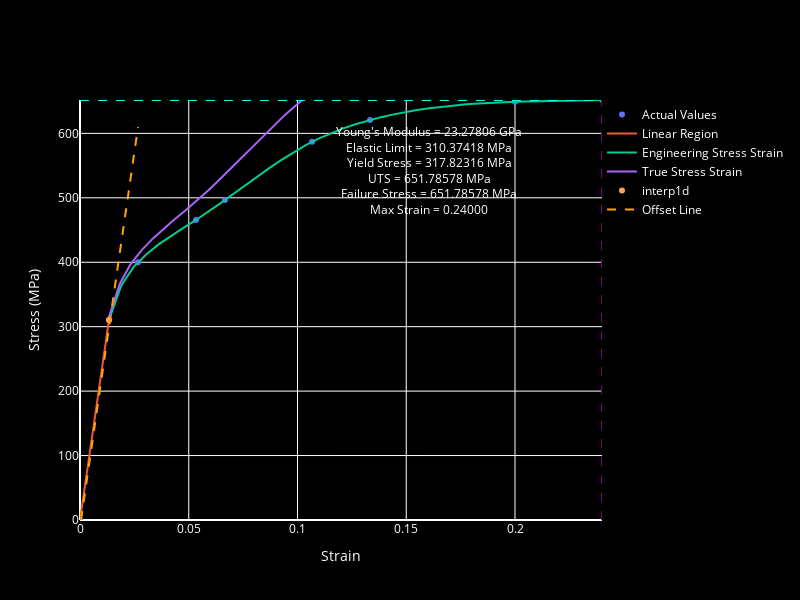

The notebook cell this image was saved under:
### Code cell
# create Plotly figure
fig = go.Figure()

# plot data and interpolated lines
fig.add_trace(go.Scatter(x=Strain, y=Stress, mode='markers', name='Actual Values'))
fig.add_trace(go.Scatter(x=Strain_values_linear, y=f1(Strain_values_linear), mode='lines', name='Linear Region'))
fig.add_trace(go.Scatter(x=Strain_values_eng, y=f2(Strain_values_eng), mode='lines', name='Engineering Stress Strain'))
fig.add_trace(go.Scatter(x=Strain_values_true, y=f3(Strain_values_true), mode='lines', name='True Stress Strain'))

# plot interp1d point
interp1d_point = go.Scatter(x=[Strain[LinearLimit]], y=[Stress[LinearLimit]], mode='markers', name='interp1d')
fig.add_trace(interp1d_point)

# plot UTS Line
fig.add_shape(dict(type="line", x0=min(Strain), x1=max(Strain), y0=uts, y1=uts, line=dict(color='cyan', dash='dash')))

# plot Ductility Line
fig.add_shape(dict(type="line", x0=Strain[-1], x1=Strain[-1], y0=0, y1=max(Stress), line=dict(color='purple', dash='dash')))

# plot offset Line
xA = [Strain[0], Strain[LinearLimit]]
yA = [Stress[0], Stress[LinearLimit]]
Strain_values_offset = [x + 0.002 * Strain[-1] for x in xA]
f4 = interp1d(Strain_values_offset, yA, fill_value='extrapolate')
Strain_values_offset.append(Strain[LinearLimit + 1])
fig.add_trace(go.Scatter(x=Strain_values_offset, y=f4(Strain_values_offset), mode='lines', name='Offset Line', line=dict(color='orange', dash='dash')))

# plot offset horizontal line
fig.add_shape(dict(type="line", x0=min(Strain), x1=max(Strain), y0=YieldPoint, y1=YieldPoint, line=dict(color='black', dash='dash')))

# add annotations
annotations = [
    dict(x=Strain[-1], y=max(Stress), xref="x", yref="y", text="Max Strain", showarrow=True, arrowhead=2),
    dict(x=min(Strain), y=uts, xref="x", yref="y", text="UTS", showarrow=True, arrowhead=2),
    dict(x=Strain[-1], y=YieldPoint, xref="x", yref="y", text="Yield Point", showarrow=True, arrowhead=2),
    dict(x=Strain[LinearLimit], y=Stress[LinearLimit], xref="x", yref="y", text="interp1d", showarrow=True, arrowhead=2)
]

# add anchored text
anchored_text = f"Young's Modulus = {Modulus:.5f} GPa<br>" \
                f"Elastic Limit = {ElasticLimit:.5f} MPa<br>" \
                f"Yield Stress = {YieldPoint:.5f} MPa<br>" \
                f"UTS = {uts:.5f} MPa<br>" \
                f"Failure Stress = {failure_stress:.5f} MPa<br>" \
                f"Max Strain = {Strain[-1]:.5f}"
fig.add_annotation(go.layout.Annotation(x=0.85, y=0.95, xref="paper", yref="paper", text=anchored_text, showarrow=False))

# layout settings
fig.update_layout(
    xaxis_title="Strain",
    yaxis_title="Stress (MPa)",
    xaxis_range=[0, max(Strain)],
    yaxis_range=[0, max(Stress)],
    showlegend=True,
    legend=dict(x=1, y=1),
    paper_bgcolor='black',            # Set background color to black
    plot_bgcolor='black',             # Set plot area color to black
    font=dict(color='white')          # Set font color to white
)

# set figure size
fig.update_layout(width=800, height=600)

# display graph
fig.show()

### Figure 1 — Plotly figure (JSON) as saved in the notebook; plotly's stock layout.template omitted (floating-point values rounded to 4 significant figures)
{"data": [{"mode": "markers", "name": "Actual Values", "type": "scatter", "x": [0, 0.01333, 0.02667, 0.05333, 0.06667, 0.1067, 0.1333, 0.2, 0.24], "y": [0, 310.4, 400.0, 465.6, 496.6, 586.9, 620.7, 649.0, 651.8]}, {"mode": "lines", "name": "Linear Region", "type": "scatter", "x": [0, 0.0003333, 0.0006667, 0.001, 0.001333, 0.001667, 0.002, 0.002333, 0.002667, 0.003, 0.003333, 0.003667, 0.004, 0.004333, 0.004667, 0.005, 0.005333, 0.005667, 0.006, 0.006333, 0.006667, 0.007, 0.007333, 0.007667, 0.008, 0.008333, 0.008667, 0.009, 0.009333, 0.009667, 0.01, 0.01033, 0.01067, 0.011, 0.01133, 0.01167, 0.012, 0.01233, 0.01267, 0.013, 0.01333], "y": [0, 7.759, 15.52, 23.28, 31.04, 38.8, 46.56, 54.32, 62.07, 69.83, 77.59, 85.35, 93.11, 100.9, 108.6, 116.4, 124.1, 131.9, 139.7, 147.4, 155.2, 162.9, 170.7, 178.5, 186.2, 194.0, 201.7, 209.5, 217.3, 225.0, 232.8, 240.5, 248.3, 256.1, 263.8, 271.6, 279.3, 287.1, 294.9, 302.6, 310.4]}, {"mode": "lines", "name": "Engineering Stress Strain", "type": "scatter", "x": [0.01333, 0.019, 0.02467, 0.03033, 0.036, 0.04167, 0.04733, 0.053, 0.05867, 0.06433, 0.07, 0.07567, 0.08133, 0.087, 0.09267, 0.09833, 0.104, 0.1097, 0.1153, 0.121, 0.1267, 0.1323, 0.138, 0.1437, 0.1493, 0.155, 0.1607, 0.1663, 0.172, 0.1777, 0.1833, 0.189, 0.1947, 0.2003, 0.206, 0.2117, 0.2173, 0.223, 0.2287, 0.2343, 0.24], "y": [310.4, 363.9, 392.8, 411.7, 427.3, 440.6, 452.8, 464.8, 477.6, 491.0, 504.7, 518.7, 532.5, 546.0, 558.9, 571.0, 582.1, 591.9, 600.4, 607.8, 614.2, 619.8, 624.8, 629.1, 632.9, 636.2, 639.0, 641.4, 643.4, 645.1, 646.4, 647.5, 648.3, 649.0, 649.5, 649.9, 650.3, 650.6, 650.9, 651.3, 651.8]}, {"mode": "lines", "name": "True Stress Strain", "type": "scatter", "x": [0.01325, 0.01829, 0.02334, 0.02839, 0.03343, 0.03848, 0.04353, 0.04857, 0.05362, 0.05867, 0.06371, 0.06876, 0.07381, 0.07885, 0.0839, 0.08895, 0.09399, 0.09904, 0.1041, 0.1091, 0.1142, 0.1192, 0.1243, 0.1293, 0.1344, 0.1394, 0.1445, 0.1495, 0.1546, 0.1596, 0.1646, 0.1697, 0.1747, 0.1798, 0.1848, 0.1899, 0.1949, 0.2, 0.205, 0.2101, 0.2151], "y": [314.5, 366.4, 397.5, 418.8, 436.6, 452.3, 466.7, 480.8, 495.3, 510.7, 527.0, 543.8, 561.0, 578.2, 595.3, 611.9, 627.9, 643.0, 656.9, 669.6, 681.2, 691.9, 701.8, 711.1, 719.7, 727.7, 735.2, 742.2, 748.7, 754.9, 760.7, 766.2, 771.4, 776.3, 781.1, 785.7, 790.3, 794.7, 799.2, 803.7, 808.2]}, {"mode": "markers", "name": "interp1d", "type": "scatter", "x": [0.01333], "y": [310.4]}, {"line": {"color": "orange", "dash": "dash"}, "mode": "lines", "name": "Offset Line", "type": "scatter", "x": [0.00048, 0.01381, 0.02667], "y": [0, 310.4, 609.6]}], "layout": {"annotations": [{"showarrow": false, "text": "Young's Modulus = 23.27806 GPa<br>Elastic Limit = 310.37418 MPa<br>Yield Stress = 317.82316 MPa<br>UTS = 651.78578 MPa<br>Failure Stress = 651.78578 MPa<br>Max Strain = 0.24000", "x": 0.85, "xref": "paper", "y": 0.95, "yref": "paper"}], "font": {"color": "white"}, "height": 600, "legend": {"x": 1, "y": 1}, "paper_bgcolor": "black", "plot_bgcolor": "black", "shapes": [{"line": {"color": "cyan", "dash": "dash"}, "type": "line", "x0": 0, "x1": 0.24, "y0": 651.8, "y1": 651.8}, {"line": {"color": "purple", "dash": "dash"}, "type": "line", "x0": 0.24, "x1": 0.24, "y0": 0, "y1": 651.8}, {"line": {"color": "black", "dash": "dash"}, "type": "line", "x0": 0, "x1": 0.24, "y0": [317.8], "y1": [317.8]}], "showlegend": true, "width": 800, "xaxis": {"range": [0, 0.24], "title": {"text": "Strain"}, "type": "linear"}, "yaxis": {"range": [0, 651.8], "title": {"text": "Stress (MPa)"}, "type": "linear"}}}
